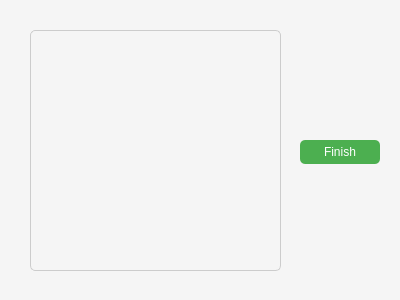
<ui version="4.0">
 <class>oneOrder</class>
 <widget class="QWidget" name="oneOrder">
  <property name="geometry">
   <rect>
    <x>0</x>
    <y>0</y>
    <width>400</width>
    <height>300</height>
   </rect>
  </property>
  <property name="minimumSize">
   <size>
    <width>400</width>
    <height>300</height>
   </size>
  </property>
  <property name="maximumSize">
   <size>
    <width>400</width>
    <height>300</height>
   </size>
  </property>
  <property name="windowTitle">
   <string>Order Details</string>
  </property>
  <property name="styleSheet">
   <string notr="true">
    QWidget {
        background-color: #f5f5f5; /* 设置背景颜色 */
    }
    QTextBrowser {
        border: 1px solid #ccc; /* 设置边框 */
        border-radius: 5px; /* 设置圆角 */
        padding: 5px; /* 设置内边距 */
    }
    QPushButton {
        background-color: #4CAF50; /* 设置按钮背景颜色 */
        color: white; /* 设置按钮文字颜色 */
        border: none; /* 去掉边框 */
        border-radius: 5px; /* 设置圆角 */
        padding: 5px; /* 设置内边距 */
    }
   </string>
  </property>
  <widget class="QTextBrowser" name="showorder">
   <property name="geometry">
    <rect>
     <x>30</x>
     <y>30</y>
     <width>251</width>
     <height>241</height>
    </rect>
   </property>
  </widget>
  <widget class="QPushButton" name="complete">
   <property name="geometry">
    <rect>
     <x>300</x>
     <y>140</y>
     <width>80</width>
     <height>24</height>
    </rect>
   </property>
   <property name="text">
    <string>Finish</string>
   </property>
  </widget>
 </widget>
 <resources/>
 <connections/>
</ui>
